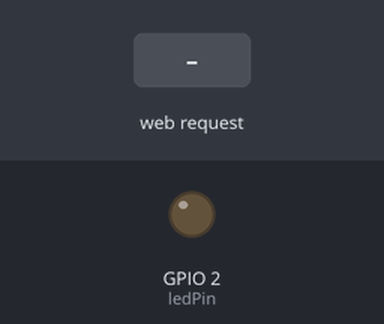
Recording of a sketch running on a simulated ESP32. On the bench: output pins drawn as LEDs (lit = HIGH). The test bench sets the inputs (shaded band). What the sketch prints to the serial monitor is not drawn.

Above: at 1.2 s.
1.3 s: HTTP request GET /ligar received
At 2.4 s:
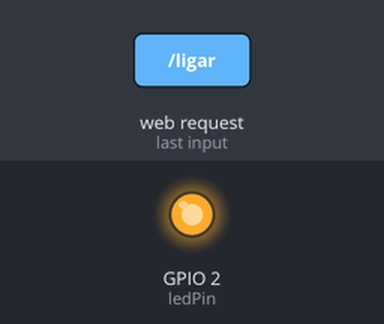
2.8 s: HTTP request GET /desligar received
At 3.5 s:
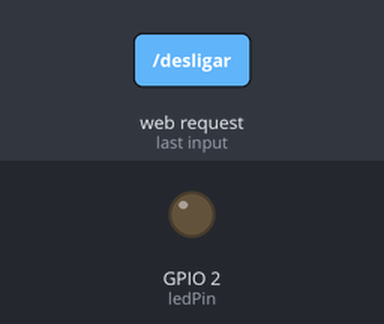
Timing chart, 0 to 5.8 s (numbered marks = the images above; inputs shaded):
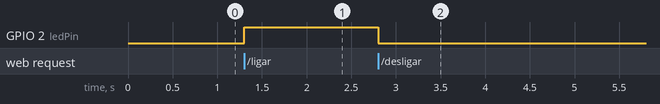

The sketch:

webServer2.0.ino
```cpp
#include <WiFi.h> //Inclui a biblioteca

const char* ssid = "Rede Ramon"; //Define o nome do ponto de acesso
const char* pass = "12345678"; //Define a senha
WiFiServer server(80); //Cria um servidor na porta 80

const byte ledPin = 2; //Define o pino do Led

void setup() {
  Serial.begin(115200); //Inicia o monitor serial

  pinMode(ledPin, OUTPUT); //Define o tipo da porta do Led
  delay(10);  //Atraso de 10 milissegundos

  Serial.println("\n"); //Pula uma linha
  WiFi.softAP(ssid, pass); //Inicia o ponto de acesso
  Serial.print("Se conectando a: "); //Imprime mensagem sobre o nome do ponto de acesso
  Serial.println(ssid);
  IPAddress ip = WiFi.softAPIP(); //Endereço de IP

  Serial.print("Endereço de IP: "); //Imprime o endereço de IP
  Serial.println(ip);
  server.begin(); //Inicia o servidor
  Serial.println("Servidor online"); //Imprime a mensagem de início
}

void loop() {
  WiFiClient client = server.available(); //Cria o objeto cliente

  if (client) { //Se este objeto estiver disponível
    String line = ""; //Variável para armazenar os dados recebidos

    while (client.connected()) { //Enquanto estiver conectado
      if (client.available()) { //Se estiver disponível
        char c = client.read(); //Lê os caracteres recebidos
        if (c == '\n') { //Se houver uma quebra de linha
          if (line.length() == 0) { //Se a nova linha tiver 0 de tamanho
            client.println("HTTP/1.1 200 OK"); //Envio padrão de início de comunicação
            client.println("Content-type:text/html");
            client.println();
            client.print("<meta charset=\"utf-8\" />");
            client.print("<html>");
            client.print("<body style=\"text-align: center\">");
            client.print("<h1>Controle de Automação</h1>");
            client.print("<div><p>Luz da Sala</p></div>");
            client.print("<div><a href=\"/ligar\"><button>Ligar</button></a></div>");
            client.print("<div><a href=\"/desligar\"><button>Desligar</button></a></div>");
            client.print("</body>");
            client.print("</html>");
            client.println();
            break;
          } else {
            line = "";
          }
        } else if (c != '\r') {
          line += c; //Adiciona o caractere recebido à linha de leitura
        }
        if (line.endsWith("GET /ligar")) { //Se a linha terminar com "/ligar", liga o led
          digitalWrite(ledPin, HIGH);
        }
        if (line.endsWith("GET /desligar")) { //Se a linha terminar com "/desligar", desliga o led
          digitalWrite(ledPin, LOW);
        }
      }
    }
    client.stop(); //Para o cliente
  }
}
```

Measured:
- after the input at 1.3 s, GPIO 2 (ledPin): LOW → HIGH at once
- after the input at 2.8 s, GPIO 2 (ledPin): HIGH → LOW at once
